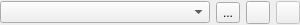
<ui version="4.0" >
 <class>ScalarSelector</class>
 <widget class="QWidget" name="ScalarSelector" >
  <property name="geometry" >
   <rect>
    <x>0</x>
    <y>0</y>
    <width>300</width>
    <height>25</height>
   </rect>
  </property>
  <property name="maximumSize" >
   <size>
    <width>300</width>
    <height>16777215</height>
   </size>
  </property>
  <property name="whatsThis" >
   <string>Select a scalar to utilize.  If you wish to create a new scalar, select the icon to the right.</string>
  </property>
  <layout class="QGridLayout" >
   <property name="leftMargin" >
    <number>0</number>
   </property>
   <property name="topMargin" >
    <number>0</number>
   </property>
   <property name="rightMargin" >
    <number>0</number>
   </property>
   <property name="bottomMargin" >
    <number>0</number>
   </property>
   <item row="0" column="3" >
    <widget class="QToolButton" name="_editScalar" >
     <property name="enabled" >
      <bool>false</bool>
     </property>
     <property name="sizePolicy" >
      <sizepolicy vsizetype="Fixed" hsizetype="Fixed" >
       <horstretch>0</horstretch>
       <verstretch>0</verstretch>
      </sizepolicy>
     </property>
     <property name="toolTip" >
      <string>Edit selected scalar.</string>
     </property>
     <property name="text" >
      <string/>
     </property>
    </widget>
   </item>
   <item row="0" column="0" >
    <widget class="Kst::ComboBox" name="_scalar" />
   </item>
   <item row="0" column="2" >
    <widget class="QToolButton" name="_newScalar" >
     <property name="sizePolicy" >
      <sizepolicy vsizetype="Fixed" hsizetype="Fixed" >
       <horstretch>0</horstretch>
       <verstretch>0</verstretch>
      </sizepolicy>
     </property>
     <property name="toolTip" >
      <string>Create a new scalar.</string>
     </property>
     <property name="text" >
      <string/>
     </property>
    </widget>
   </item>
   <item row="0" column="1" >
    <widget class="QToolButton" name="_selectScalar" >
     <property name="sizePolicy" >
      <sizepolicy vsizetype="Fixed" hsizetype="Fixed" >
       <horstretch>0</horstretch>
       <verstretch>0</verstretch>
      </sizepolicy>
     </property>
     <property name="text" >
      <string>...</string>
     </property>
    </widget>
   </item>
  </layout>
 </widget>
 <layoutdefault spacing="6" margin="11" />
 <pixmapfunction>qPixmapFromMimeSource</pixmapfunction>
 <customwidgets>
  <customwidget>
   <class>Kst::ComboBox</class>
   <extends>QComboBox</extends>
   <header>combobox.h</header>
  </customwidget>
 </customwidgets>
 <tabstops>
  <tabstop>_scalar</tabstop>
  <tabstop>_selectScalar</tabstop>
  <tabstop>_newScalar</tabstop>
  <tabstop>_editScalar</tabstop>
 </tabstops>
 <resources/>
 <connections/>
</ui>
